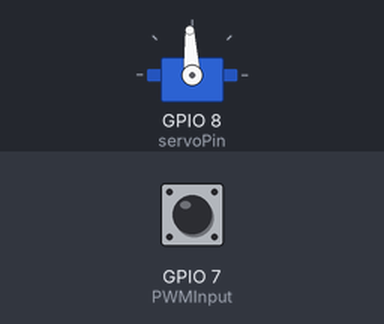
Bench run of a sketch on a simulated ESP32-S3. Shown: servo. The test bench sets the inputs (shaded band); at power-on: GPIO 7 (PWMInput) LOW. What the sketch prints to the serial monitor is not drawn.

Above: at 2.2 s.
2.3 s: GPIO 7 (PWMInput) pulsed HIGH 2 times (0.12 s each, 0.3 s apart)
Timing chart, 0 to 5.3 s (numbered marks = the images above; inputs shaded):
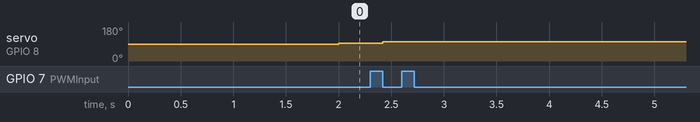

The sketch:

neo_old.ino
```cpp
#include <ESP32Servo.h>
#include <HardwareSerial.h>

// Pines
#define chPinA 2
#define chPinB 4
#define servoPin 8
#define PWMInput 7

// Variables globales
Servo myservo;
HardwareSerial MySerial(1);
bool init_state = false;
long motorPosition = 0;

// PID
long targetPosition = 0;
float integral = 0.005;
float proportional = 0.0002;
float derivative = 0.0005;
double controlSignal = 0;
double previousTime = 0;
double previousError = 0;
double errorIntegral = 0;
double currentTime = 0;
double deltaTime = 0;
long errorValue = 0;
double edot = 0;

// PWM
double PWMValue = 0;
int motorDirection = 0;

//filter

const int win_size = 10;
float readings[win_size] = {0};
float sum = 0;
int indexx = 0;


double u_max = 1;
double u_min = -1;

double t_time = 0;


void setup() {
  Serial.begin(115200);
  myservo.attach(servoPin);
  MySerial.begin(1000000, SERIAL_8N1, 16, 17);

  // Configurar pines
  pinMode(chPinA, INPUT_PULLUP);
  pinMode(chPinB, INPUT_PULLUP);
  pinMode(PWMInput, INPUT);

  targetPosition = GetPWM(PWMInput);

}

void loop() {

  targetpos();
  checkencoder();
  calculatePID();
  driveMotor();

  printValues();
}

void driveMotor() {
  // Determinar dirección
  motorDirection = (controlSignal < 0) ? -1 : (controlSignal > 0) ? 1 : 0;

  PWMValue = (double)fabs(controlSignal);
  PWMValue = map(PWMValue, 0, 1, 0, 90);

  if (PWMValue <= 5 && errorValue != 0) {
    PWMValue = 5;
  }

  if (motorDirection == -1) {
    myservo.writeMicroseconds(1490 - (int)PWMValue);
  } else if (motorDirection == 1) {
    myservo.writeMicroseconds(1501 + (int)PWMValue);
  } else {
    myservo.writeMicroseconds(1500);
  }
}

void calculatePID() {
  currentTime = micros();
  deltaTime = (currentTime - previousTime) / 1000000.0;
  previousTime = currentTime;

  errorValue = motorPosition - targetPosition;
  edot = (errorValue - previousError) / deltaTime;
  errorIntegral += (errorValue + previousError ) * deltaTime / 2;
  controlSignal = (proportional * errorValue) + (derivative * edot) + (integral * errorIntegral);

  controlSignal = saturation(controlSignal);

  previousError = errorValue;
}

void printValues() {
  Serial.print("Position: ");
  Serial.println(motorPosition);
  Serial.print("Error: ");
  Serial.println(errorValue);
  Serial.print("controls: ");
  Serial.println(controlSignal);
  Serial.print("PWM: ");
  Serial.println(PWMValue);
}

void targetpos() {
  if (Serial.available() > 0) {

    String velString = Serial.readStringUntil('\n');

    if(velString == "init_uart"){
      init_state = true;
    }
    else if(velString == "close_uart"){
      init_state = false;
    }
    else if (init_state){
    targetPosition = velString.toInt();
    }
  }
}

void checkencoder() {
  int rawReading = GetPWM(PWMInput);
  sum = sum - readings[indexx];
  readings[indexx] = rawReading;
  sum = sum + rawReading;
  indexx = (indexx + 1) % win_size;

  motorPosition = sum / win_size;
}


int GetPWM(int pin)
{
  unsigned long highTime = pulseIn(pin, HIGH);

  if (highTime == 0)
    return digitalRead(pin);

  return highTime;
}

double saturation(double u){
    return min(max(u, u_min), u_max);
}
```

Measured:
- after the input at 2.3 s, servo on GPIO 8 (servoPin): 93° → 102° after 0.12 s
